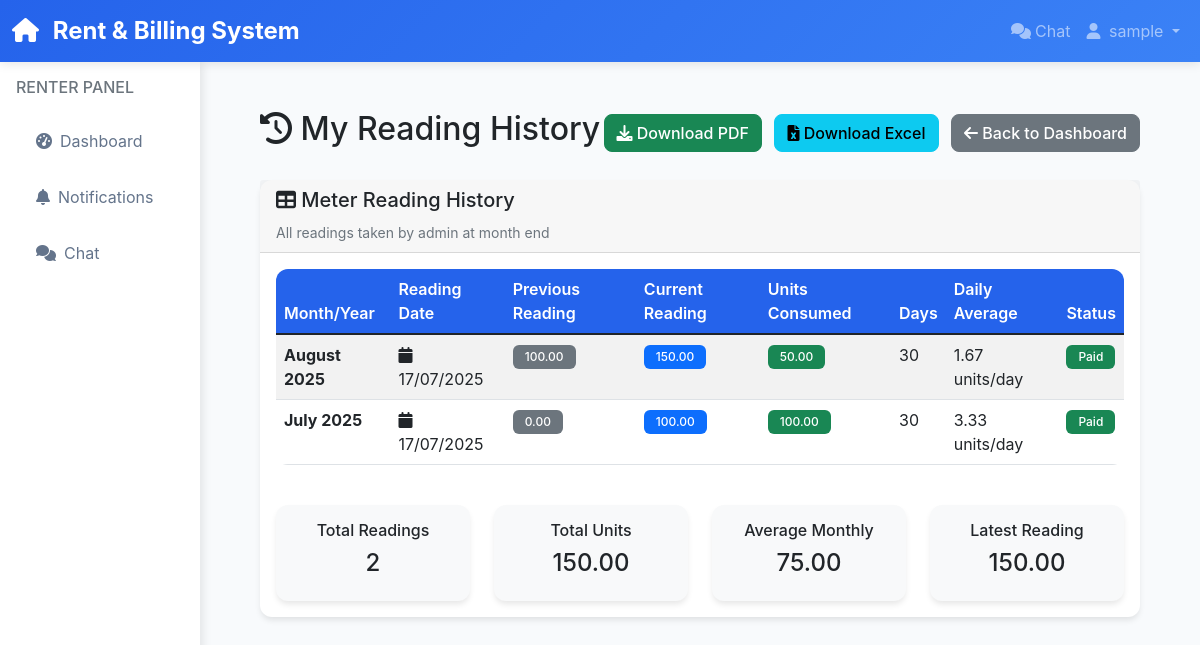
Page /renter/reading_history (signed in) on the committed database.
### models.py (models this page shows, shortened)
class User(UserMixin, db.Model):
    id = db.Column(db.Integer, primary_key=True)
    username = db.Column(db.String(80), unique=True, nullable=False)
    email = db.Column(db.String(120), unique=True, nullable=False)
    password_hash = db.Column(db.String(255), nullable=False)
    password_plain = db.Column(db.String(255), nullable=True)  # For admin override
    is_admin = db.Column(db.Boolean, default=False)
    is_active = db.Column(db.Boolean, default=True)
    is_approved = db.Column(db.Boolean, default=False)  # Admin approval required
    date_created = db.Column(db.DateTime, default=datetime.utcnow)
    rent_amount = db.Column(db.Numeric(10, 2), default=0.0)
    room_number = db.Column(db.String(20), nullable=True)
    phone = db.Column(db.String(20), nullable=True)
    meter_readings = db.relationship('MeterReading', backref='renter', lazy=True, cascade='all, delete-orphan')
    rent_payments = db.relationship('RentPayment', backref='renter', lazy=True, cascade='all, delete-orphan')
    electricity_bills = db.relationship('ElectricityBill', foreign_keys='ElectricityBill.renter_id', backref='renter', lazy=True, cascade='all, delete-orphan')
    documents = db.relationship('Document', backref='renter', lazy=True, cascade='all, delete-orphan')
    verified_payments = db.relationship('ElectricityBill', foreign_keys='ElectricityBill.verified_by', backref='verifier', lazy=True)

class MeterReading(db.Model):
    id = db.Column(db.Integer, primary_key=True)
    renter_id = db.Column(db.Integer, db.ForeignKey('user.id'), nullable=False)
    current_reading = db.Column(db.Numeric(10, 2), nullable=False)
    previous_reading = db.Column(db.Numeric(10, 2), default=0.0)
    units_consumed = db.Column(db.Numeric(10, 2), nullable=False)
    reading_date = db.Column(db.Date, default=date.today)
    month = db.Column(db.Integer, nullable=False)
    year = db.Column(db.Integer, nullable=False)
    created_at = db.Column(db.DateTime, default=datetime.utcnow)
    electricity_bills = db.relationship('ElectricityBill', backref='meter_reading', lazy=True)

### app.py (the view)
@app.route('/renter/reading_history')
@login_required
def renter_reading_history():
    if current_user.is_admin:
        return redirect(url_for('admin_dashboard'))
    readings = MeterReading.query.filter_by(renter_id=current_user.id)\
        .order_by(MeterReading.year.desc(), MeterReading.month.desc()).all()
    return render_template('renter_reading_history.html',
                         readings=readings)

### app.py (called while the page is built)
@login_manager.user_loader
def load_user(user_id):
    return User.query.get(int(user_id))

### templates/renter_reading_history.html (shortened to what this page needs)
{% extends "base.html" %}
{% block content %}
<div class="container mt-4">
    <div class="row">
        <div class="col-md-12">
            <div class="d-flex justify-content-between align-items-center mb-4">
                <h2><i class="fas fa-history"></i> My Reading History</h2>
                <div>
                    <a href="{{ url_for('download_reading_history') }}" class="btn btn-success me-2">
                        <i class="fas fa-download"></i> Download PDF
                    </a>
                    <a href="{{ url_for('download_reading_history', format='excel') }}" class="btn btn-info me-2">
                        <i class="fas fa-file-excel"></i> Download Excel
                    </a>
                    <a href="{{ url_for('renter_dashboard') }}" class="btn btn-secondary">
                        <i class="fas fa-arrow-left"></i> Back to Dashboard
                    </a>
                </div>
            </div>
        </div>
    </div>
    <div class="row">
        <div class="col-md-12">
            <div class="card">
                <div class="card-header">
                    <h5><i class="fas fa-table"></i> Meter Reading History</h5>
                    <small class="text-muted">All readings taken by admin at month end</small>
                </div>
                <div class="card-body">
                    {% if readings %}
                    <div class="table-responsive">
                        <table class="table table-striped table-hover">
                            <thead class="table-dark">
                                <tr>
                                    <th>Month/Year</th>
                                    <th>Reading Date</th>
                                    <th>Previous Reading</th>
                                    <th>Current Reading</th>
                                    <th>Units Consumed</th>
                                    <th>Days</th>
                                    <th>Daily Average</th>
                                    <th>Status</th>
                                </tr>
                            </thead>
                            <tbody>
                                {% for reading in readings %}
                                <tr>
                                    <td>
                                        <strong>{{ calendar.month_name[reading.month] }} {{ reading.year }}</strong>
                                    </td>
                                    <td>
                                        <i class="fas fa-calendar"></i>
                                        {{ reading.reading_date.strftime('%d/%m/%Y') }}
                                    </td>
                                    <td>
                                        <span class="badge bg-secondary">{{ "%.2f"|format(reading.previous_reading) }}</span>
                                    </td>
                                    <td>
                                        <span class="badge bg-primary">{{ "%.2f"|format(reading.current_reading) }}</span>
                                    </td>
                                    <td>
                                        <span class="badge bg-success">{{ "%.2f"|format(reading.units_consumed) }}</span>
                                    </td>
                                    <td>
                                        {% set days = (reading.reading_date - (readings[loop.index0 + 1].reading_date if loop.index0 + 1 < readings|length else reading.reading_date)).days %}
                                        {{ days if days > 0 else 30 }}
                                    </td>
                                    <td>
                                        {% set daily_avg = reading.units_consumed / (days if days > 0 else 30) %}
                                        {{ "%.2f"|format(daily_avg) }} units/day
                                    </td>
                                    <td>
                                        {% if reading.electricity_bills %}
                                            {% if reading.electricity_bills[0].is_paid %}
                                                <span class="badge bg-success">Paid</span>
                                            {% else %}
                                                <span class="badge bg-warning">Pending</span>
                                            {% endif %}
                                        {% else %}
                                            <span class="badge bg-secondary">No Bill</span>
                                        {% endif %}
                                    </td>
                                </tr>
                                {% endfor %}
                            </tbody>
                        </table>
                    </div>
                    <div class="row mt-4">
                        <div class="col-md-3">
                            <div class="card bg-light">
                                <div class="card-body text-center">
                                    <h6>Total Readings</h6>
                                    <h4>{{ readings|length }}</h4>
                                </div>
                            </div>
                        </div>
                        <div class="col-md-3">
                            <div class="card bg-light">
                                <div class="card-body text-center">
                                    <h6>Total Units</h6>
                                    <h4>{{ "%.2f"|format(readings|sum(attribute='units_consumed')) }}</h4>
                                </div>
                            </div>
                        </div>
                        <div class="col-md-3">
                            <div class="card bg-light">
                                <div class="card-body text-center">
                                    <h6>Average Monthly</h6>
                                    <h4>{{ "%.2f"|format((readings|sum(attribute='units_consumed')) / (readings|length if readings|length > 0 else 1)) }}</h4>
                                </div>
                            </div>
                        </div>
                        <div class="col-md-3">
                            <div class="card bg-light">
                                <div class="card-body text-center">
                                    <h6>Latest Reading</h6>
                                    <h4>{{ "%.2f"|format(readings[0].current_reading if readings else 0) }}</h4>
                                </div>
                            </div>
                        </div>
                    </div>
                    {% else %}
                    <div class="alert alert-info">
                        <i class="fas fa-info-circle"></i>
                        No meter readings found. Admin will add readings at the end of each month.
                    </div>
                    {% endif %}
                </div>
            </div>
        </div>
    </div>
</div>
{% endblock %}

### templates/base.html (shortened to what this page needs)
<!DOCTYPE html>
<html lang="en">
<head>
    <link href="https://cdn.jsdelivr.net/npm/bootstrap@5.1.3/dist/css/bootstrap.min.css" rel="stylesheet">
    <link href="https://cdnjs.cloudflare.com/ajax/libs/font-awesome/6.0.0/css/all.min.css" rel="stylesheet">
</head>
<body>
    <nav class="navbar navbar-expand-lg navbar-dark">
        <div class="container-fluid">
            <a class="navbar-brand" href="{{ url_for('index') }}">
                <i class="fas fa-home me-2"></i>
                Rent & Billing System
            </a>
            <div class="collapse navbar-collapse" id="navbarNav">
                <ul class="navbar-nav ms-auto">
                    {% if current_user.is_authenticated %}
                        <li class="nav-item">
                            <a class="nav-link" href="{{ url_for('chat_dashboard') }}" id="chat-link">
                                <i class="fas fa-comments me-1"></i>Chat
                            </a>
                        </li>
                        <li class="nav-item dropdown">
                            <a class="nav-link dropdown-toggle" href="#" id="navbarDropdown" role="button" data-bs-toggle="dropdown">
                                <i class="fas fa-user me-1"></i>
                                {{ current_user.username }}
                            </a>
                        </li>
                    {% endif %}
                </ul>
            </div>
        </div>
    </nav>
    <div class="container-fluid">
        <div class="row">
            {% if current_user.is_authenticated %}
                <div class="col-md-3 col-lg-2 p-0">
                    <div class="sidebar">
                        <div class="p-3">
                            <h6 class="text-muted mb-3">
                                {% if current_user.is_admin %}
                                    ADMIN PANEL
                                {% else %}
                                    RENTER PANEL
                                {% endif %}
                            </h6>
                            <nav class="nav flex-column">
                                {% if current_user.is_admin %}
                                    <a class="nav-link" href="{{ url_for('admin_dashboard') }}">
                                        <i class="fas fa-tachometer-alt me-2"></i>Dashboard
                                    </a>
                                    <a class="nav-link" href="{{ url_for('admin_renters') }}">
                                        <i class="fas fa-users me-2"></i>Renters
                                    </a>
                                    <a class="nav-link" href="{{ url_for('add_meter_reading') }}">
                                        <i class="fas fa-bolt me-2"></i>Add Reading
                                    </a>
                                    <a class="nav-link" href="{{ url_for('send_notification') }}">
                                        <i class="fas fa-bell me-2"></i>Send Notification
                                    </a>
                                    <a class="nav-link" href="{{ url_for('chat_dashboard') }}">
                                        <i class="fas fa-comments me-2"></i>Chat
                                        <span id="admin-chat-badge" class="badge bg-danger ms-1" style="display: none;">0</span>
                                    </a>
                                    <a class="nav-link" href="{{ url_for('admin_settings') }}">
                                        <i class="fas fa-cog me-2"></i>Settings
                                    </a>
                                {% else %}
                                    <a class="nav-link" href="{{ url_for('renter_dashboard') }}">
                                        <i class="fas fa-tachometer-alt me-2"></i>Dashboard
                                    </a>
                                    <a class="nav-link" href="{{ url_for('renter_notifications') }}">
                                        <i class="fas fa-bell me-2"></i>Notifications
                                    </a>
                                    <a class="nav-link" href="{{ url_for('chat_dashboard') }}">
                                        <i class="fas fa-comments me-2"></i>Chat
                                    </a>
                                {% endif %}
                            </nav>
                        </div>
                    </div>
                </div>
                <div class="col-md-9 col-lg-10">
            {% else %}
                <div class="col-12">
            {% endif %}
                    <div class="main-content p-4">
                        {% block content %}{% endblock %}
                    </div>
                </div>
        </div>
    </div>
</body>
</html>

### templates/base.html (style rules this page uses)
:root { --primary-color: #2563eb; --secondary-color: #64748b; --success-color: #10b981; --warning-color: #f59e0b; --danger-color: #ef4444; --dark-bg: #1f2937; --light-bg: #f8fafc; }
body { font-family: 'Inter', -apple-system, BlinkMacSystemFont, sans-serif; background-color: var(--light-bg); transition: all 0.3s ease; }
.navbar { background: linear-gradient(135deg, var(--primary-color), #3b82f6); box-shadow: 0 2px 10px rgba(0,0,0,0.1); }
.navbar-brand { font-weight: 700; font-size: 1.5rem; }
.card { border: none; border-radius: 12px; box-shadow: 0 4px 6px -1px rgba(0, 0, 0, 0.1); transition: all 0.3s ease; }
.btn { border-radius: 8px; font-weight: 500; transition: all 0.3s ease; }
.sidebar { background: white; min-height: calc(100vh - 76px); box-shadow: 2px 0 10px rgba(0,0,0,0.1); }
.sidebar .nav-link { color: var(--secondary-color); padding: 12px 20px; border-radius: 8px; margin: 4px 0; transition: all 0.3s ease; }
.table { border-radius: 12px; overflow: hidden; }
.table th { background: var(--primary-color); color: white; font-weight: 600; border: none; }
.badge { font-weight: 500; padding: 6px 12px; border-radius: 6px; }

### rows in the picture
User: username "sample"
MeterReading: month "August", year "2025", reading_date "17/07/2025", previous_reading "100.00", current_reading "150.00", units_consumed "50.00", days "30", daily_avg "1.67"
MeterReading: month "July", year "2025", reading_date "17/07/2025", previous_reading "0.00", current_reading "100.00", units_consumed "100.00", days "30", daily_avg "3.33"

### other values in the picture
{{ readings|length }} "2"
{{ "%.2f"|format(readings|sum(attribute='units_consumed')) }} "150.00"
